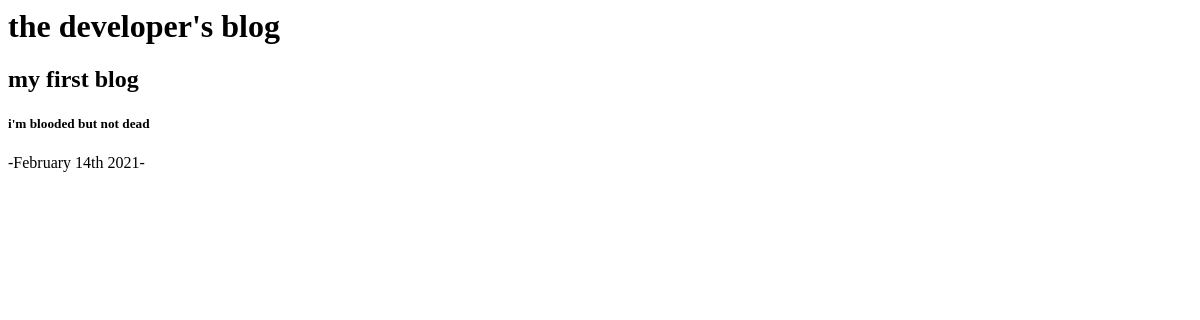
Before: /blog/1/ with the older database file.
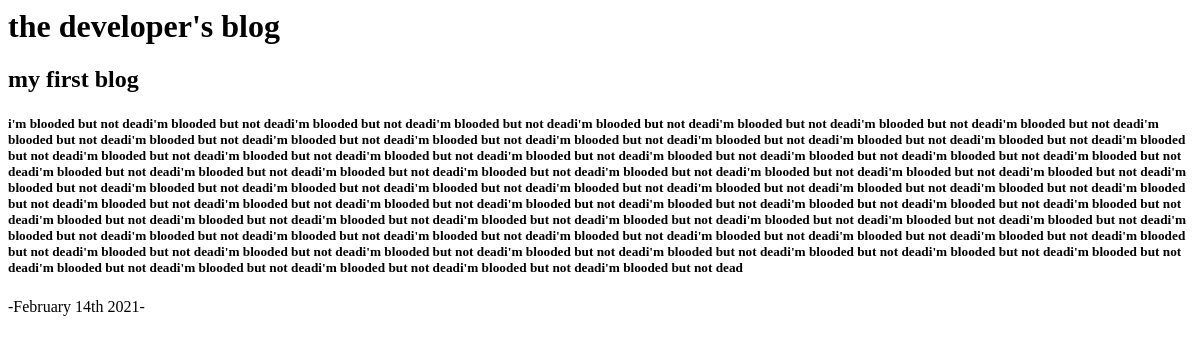
After: the same page with the newer database file.
### blog/models.py (models this page shows, shortened)
class Blog(models.Model):
    title = models.CharField(max_length=100)
    details = models.TextField()
    date = models.DateField()

### blog/views.py (the view)
# urls.py: path('<int:blog_id>/', views.detail, name='detail'),
def detail(request, blog_id):
    blog = get_object_or_404(Blog, pk=blog_id)
    return render(request, 'blog/detail.html', {'blog':blog})

### blog/templates/blog/detail.html
<h1>the developer's blog</h1>
<h2>{{ blog.title }}</h2>
<h5>{{ blog.details }}</h5>
-{{ blog.date|date:'F jS Y' }}-

Changed rows visible on the page:
changed Blog "my first blog": details "i'm blooded but not dead" → "i'm blooded but not deadi'm blooded but not deadi'm blooded but not deadi'm blooded but not deadi'm blooded but not deadi'm blooded but not deadi'm blooded but not deadi'm blooded but not deadi'm blooded but not deadi'm blooded but not deadi'm blooded but not deadi'm blooded but not deadi'm blooded but not deadi'm blooded but not deadi'm blooded but not deadi'm blooded but not deadi'm blooded but not deadi'm blooded but not deadi'm blooded but not deadi'm blooded but not deadi'm blooded but not deadi'm blooded but not deadi'm blooded but not deadi'm blooded but not deadi'm blooded but not deadi'm blooded but not deadi'm blooded but not deadi'm blooded but not deadi'm blooded but not deadi'm…"
